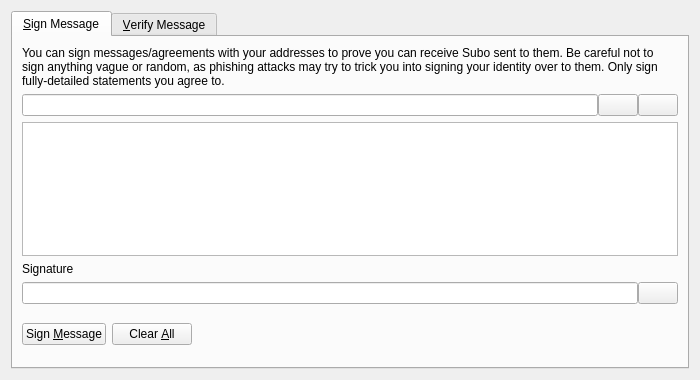
<?xml version="1.0" encoding="UTF-8"?>
<ui version="4.0">
 <class>SignVerifyMessageDialog</class>
 <widget class="QDialog" name="SignVerifyMessageDialog">
  <property name="geometry">
   <rect>
    <x>0</x>
    <y>0</y>
    <width>700</width>
    <height>380</height>
   </rect>
  </property>
  <property name="windowTitle">
   <string>Signatures - Sign / Verify a Message</string>
  </property>
  <property name="modal">
   <bool>true</bool>
  </property>
  <layout class="QVBoxLayout" name="verticalLayout">
   <item>
    <widget class="QTabWidget" name="tabWidget">
     <property name="currentIndex">
      <number>0</number>
     </property>
     <widget class="QWidget" name="tabSignMessage">
      <attribute name="title">
       <string>&amp;Sign Message</string>
      </attribute>
      <layout class="QVBoxLayout" name="verticalLayout_SM">
       <item>
        <widget class="QLabel" name="infoLabel_SM">
         <property name="text">
          <string>You can sign messages/agreements with your addresses to prove you can receive Subo sent to them. Be careful not to sign anything vague or random, as phishing attacks may try to trick you into signing your identity over to them. Only sign fully-detailed statements you agree to.</string>
         </property>
         <property name="textFormat">
          <enum>Qt::PlainText</enum>
         </property>
         <property name="wordWrap">
          <bool>true</bool>
         </property>
        </widget>
       </item>
       <item>
        <layout class="QHBoxLayout" name="horizontalLayout_1_SM">
         <property name="spacing">
          <number>0</number>
         </property>
         <item>
          <widget class="QValidatedLineEdit" name="addressIn_SM">
           <property name="toolTip">
            <string>The Subo address to sign the message with</string>
           </property>
          </widget>
         </item>
         <item>
          <widget class="QPushButton" name="addressBookButton_SM">
           <property name="toolTip">
            <string>Choose previously used address</string>
           </property>
           <property name="text">
            <string/>
           </property>
           <property name="shortcut">
            <string>Alt+A</string>
           </property>
           <property name="autoDefault">
            <bool>false</bool>
           </property>
          </widget>
         </item>
         <item>
          <widget class="QPushButton" name="pasteButton_SM">
           <property name="toolTip">
            <string>Paste address from clipboard</string>
           </property>
           <property name="text">
            <string/>
           </property>
           <property name="shortcut">
            <string>Alt+P</string>
           </property>
           <property name="autoDefault">
            <bool>false</bool>
           </property>
          </widget>
         </item>
        </layout>
       </item>
       <item>
        <widget class="QPlainTextEdit" name="messageIn_SM">
         <property name="toolTip">
          <string>Enter the message you want to sign here</string>
         </property>
        </widget>
       </item>
       <item>
        <widget class="QLabel" name="signatureLabel_SM">
         <property name="text">
          <string>Signature</string>
         </property>
         <property name="textFormat">
          <enum>Qt::PlainText</enum>
         </property>
        </widget>
       </item>
       <item>
        <layout class="QHBoxLayout" name="horizontalLayout_2_SM">
         <property name="spacing">
          <number>0</number>
         </property>
         <item>
          <widget class="QLineEdit" name="signatureOut_SM">
           <property name="font">
            <font>
             <italic>true</italic>
            </font>
           </property>
           <property name="readOnly">
            <bool>true</bool>
           </property>
          </widget>
         </item>
         <item>
          <widget class="QPushButton" name="copySignatureButton_SM">
           <property name="toolTip">
            <string>Copy the current signature to the system clipboard</string>
           </property>
           <property name="text">
            <string/>
           </property>
           <property name="autoDefault">
            <bool>false</bool>
           </property>
          </widget>
         </item>
        </layout>
       </item>
       <item>
        <layout class="QHBoxLayout" name="horizontalLayout_3_SM">
         <item>
          <widget class="QPushButton" name="signMessageButton_SM">
           <property name="toolTip">
            <string>Sign the message to prove you own this Subo address</string>
           </property>
           <property name="text">
            <string>Sign &amp;Message</string>
           </property>
           <property name="autoDefault">
            <bool>false</bool>
           </property>
          </widget>
         </item>
         <item>
          <widget class="QPushButton" name="clearButton_SM">
           <property name="toolTip">
            <string>Reset all sign message fields</string>
           </property>
           <property name="text">
            <string>Clear &amp;All</string>
           </property>
           <property name="autoDefault">
            <bool>false</bool>
           </property>
          </widget>
         </item>
         <item>
          <spacer name="horizontalSpacer_1_SM">
           <property name="orientation">
            <enum>Qt::Horizontal</enum>
           </property>
           <property name="sizeHint" stdset="0">
            <size>
             <width>40</width>
             <height>48</height>
            </size>
           </property>
          </spacer>
         </item>
         <item>
          <widget class="QLabel" name="statusLabel_SM">
           <property name="font">
            <font>
             <weight>75</weight>
             <bold>true</bold>
            </font>
           </property>
           <property name="text">
            <string/>
           </property>
           <property name="wordWrap">
            <bool>true</bool>
           </property>
          </widget>
         </item>
         <item>
          <spacer name="horizontalSpacer_2_SM">
           <property name="orientation">
            <enum>Qt::Horizontal</enum>
           </property>
           <property name="sizeHint" stdset="0">
            <size>
             <width>40</width>
             <height>48</height>
            </size>
           </property>
          </spacer>
         </item>
        </layout>
       </item>
      </layout>
     </widget>
     <widget class="QWidget" name="tabVerifyMessage">
      <attribute name="title">
       <string>&amp;Verify Message</string>
      </attribute>
      <layout class="QVBoxLayout" name="verticalLayout_VM">
       <item>
        <widget class="QLabel" name="infoLabel_VM">
         <property name="text">
          <string>Enter the receiver's address, message (ensure you copy line breaks, spaces, tabs, etc. exactly) and signature below to verify the message. Be careful not to read more into the signature than what is in the signed message itself, to avoid being tricked by a man-in-the-middle attack. Note that this only proves the signing party receives with the address, it cannot prove sendership of any transaction!</string>
         </property>
         <property name="textFormat">
          <enum>Qt::PlainText</enum>
         </property>
         <property name="alignment">
          <set>Qt::AlignLeading|Qt::AlignLeft|Qt::AlignTop</set>
         </property>
         <property name="wordWrap">
          <bool>true</bool>
         </property>
        </widget>
       </item>
       <item>
        <layout class="QHBoxLayout" name="horizontalLayout_1_VM">
         <property name="spacing">
          <number>0</number>
         </property>
         <item>
          <widget class="QValidatedLineEdit" name="addressIn_VM">
           <property name="toolTip">
            <string>The Subo address the message was signed with</string>
           </property>
          </widget>
         </item>
         <item>
          <widget class="QPushButton" name="addressBookButton_VM">
           <property name="toolTip">
            <string>Choose previously used address</string>
           </property>
           <property name="text">
            <string/>
           </property>
           <property name="shortcut">
            <string>Alt+A</string>
           </property>
           <property name="autoDefault">
            <bool>false</bool>
           </property>
          </widget>
         </item>
        </layout>
       </item>
       <item>
        <widget class="QPlainTextEdit" name="messageIn_VM"/>
       </item>
       <item>
        <widget class="QValidatedLineEdit" name="signatureIn_VM"/>
       </item>
       <item>
        <layout class="QHBoxLayout" name="horizontalLayout_2_VM">
         <item>
          <widget class="QPushButton" name="verifyMessageButton_VM">
           <property name="toolTip">
            <string>Verify the message to ensure it was signed with the specified Subo address</string>
           </property>
           <property name="text">
            <string>Verify &amp;Message</string>
           </property>
           <property name="autoDefault">
            <bool>false</bool>
           </property>
          </widget>
         </item>
         <item>
          <widget class="QPushButton" name="clearButton_VM">
           <property name="toolTip">
            <string>Reset all verify message fields</string>
           </property>
           <property name="text">
            <string>Clear &amp;All</string>
           </property>
           <property name="autoDefault">
            <bool>false</bool>
           </property>
          </widget>
         </item>
         <item>
          <spacer name="horizontalSpacer_1_VM">
           <property name="orientation">
            <enum>Qt::Horizontal</enum>
           </property>
           <property name="sizeHint" stdset="0">
            <size>
             <width>40</width>
             <height>48</height>
            </size>
           </property>
          </spacer>
         </item>
         <item>
          <widget class="QLabel" name="statusLabel_VM">
           <property name="font">
            <font>
             <weight>75</weight>
             <bold>true</bold>
            </font>
           </property>
           <property name="text">
            <string/>
           </property>
           <property name="wordWrap">
            <bool>true</bool>
           </property>
          </widget>
         </item>
         <item>
          <spacer name="horizontalSpacer_2_VM">
           <property name="orientation">
            <enum>Qt::Horizontal</enum>
           </property>
           <property name="sizeHint" stdset="0">
            <size>
             <width>40</width>
             <height>48</height>
            </size>
           </property>
          </spacer>
         </item>
        </layout>
       </item>
      </layout>
     </widget>
    </widget>
   </item>
  </layout>
 </widget>
 <customwidgets>
  <customwidget>
   <class>QValidatedLineEdit</class>
   <extends>QLineEdit</extends>
   <header>qvalidatedlineedit.h</header>
  </customwidget>
 </customwidgets>
 <resources>
  <include location="../subo.qrc"/>
 </resources>
 <connections/>
</ui>
